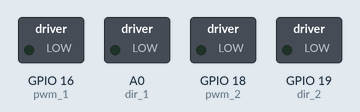
This sketch was run on a simulated ESP8266 (NodeMCU). On the bench: switched loads named in the sketch (green lamp = pin HIGH). WiFi joins after 1.5 s; servers stay silent unless stated; what the sketch prints to the serial monitor is not drawn.

Above: at 0.1 s.
At 2.1 s:
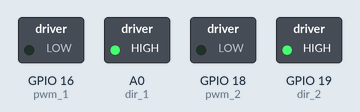
Timing chart, 0 to 3.6 s (numbered marks = the images above):
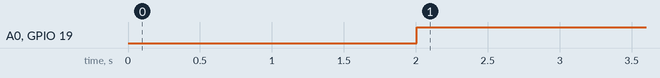

Measured:
- by itself, A0 (dir_1), GPIO 19 (dir_2): LOW → HIGH at 2.0 s

The sketch:

esp32_code.ino
```cpp
#include <WiFi.h>
#include <ESPAsyncTCP.h>
#include <ESPAsyncWebServer.h>

const char *ssid = "Micromax-HS2";
const char *password = "Micromax";

AsyncWebServer server(80);

#define pwm_1 16
#define dir_1 17
#define pwm_2 18
#define dir_2 19

float leftWheelSpeed = 0.0;
float rightWheelSpeed = 0.0;
int left_pwm = 0;
int right_pwm = 0;
String left_dir = "LOW";
String right_dir = "HIGH";

void setup() {
  pinMode(dir_1, OUTPUT);
  pinMode(dir_2, OUTPUT);
  pinMode(pwm_1, OUTPUT);
  pinMode(pwm_2, OUTPUT);

  Serial.begin(115200);

  // Connect to Wi-Fi
  WiFi.begin(ssid, password);
  while (WiFi.status() != WL_CONNECTED) {
    delay(1000);
    Serial.println("Connecting to WiFi...");
  }

  Serial.println("Connected to WiFi");
  Serial.print("IP Address: ");
  Serial.println(WiFi.localIP());

  // Route for setting wheel speed
  server.on("/set_speed", HTTP_GET, [](AsyncWebServerRequest *request) {
    if (request->hasParam("wheel") && request->hasParam("speed")) {
      String wheel = request->getParam("wheel")->value();
      String speedStr = request->getParam("speed")->value();

      if (wheel == "right") {
        rightWheelSpeed = speedStr.toFloat();
      } else if (wheel == "left") {
        leftWheelSpeed = speedStr.toFloat();
      }

      request->send(200, "text/plain", "Speed set successfully");
    } else {
      request->send(400, "text/plain", "Missing parameters");
    }
  });

  // Start server
  server.begin();
}

void loop() {
  Serial.print("Left Wheel Speed: ");
  Serial.println(leftWheelSpeed);
  Serial.print("Right Wheel Speed: ");
  Serial.println(rightWheelSpeed);

  if (leftWheelSpeed >= 0) {
    digitalWrite(dir_1, HIGH);
    left_dir = "HIGH";
  } else if (leftWheelSpeed < 0) {
    digitalWrite(dir_1, LOW);
    left_dir = "LOW";
  }

  if (rightWheelSpeed >= 0) {
    digitalWrite(dir_2, HIGH);
    right_dir = "HIGH";
  } else if (rightWheelSpeed < 0) {
    digitalWrite(dir_2, LOW);
    right_dir = "LOW";
  }

  left_pwm = int((abs(leftWheelSpeed) / 0.35) * 255);
  right_pwm = int((abs(rightWheelSpeed) / 0.35) * 255);

  analogWrite(pwm_1, left_pwm);
  analogWrite(pwm_2, right_pwm);

  Serial.print("Left Wheel PWM: ");
  Serial.print(left_pwm);
  Serial.print(" Left Wheel Direction: ");
  Serial.print(left_dir);
  Serial.print(" Right Wheel PWM: ");
  Serial.print(right_pwm);
  Serial.print(" Right Wheel Direction: ");
  Serial.println(right_dir);

  delay(100);  // Adjust delay based on your needs
}
```
